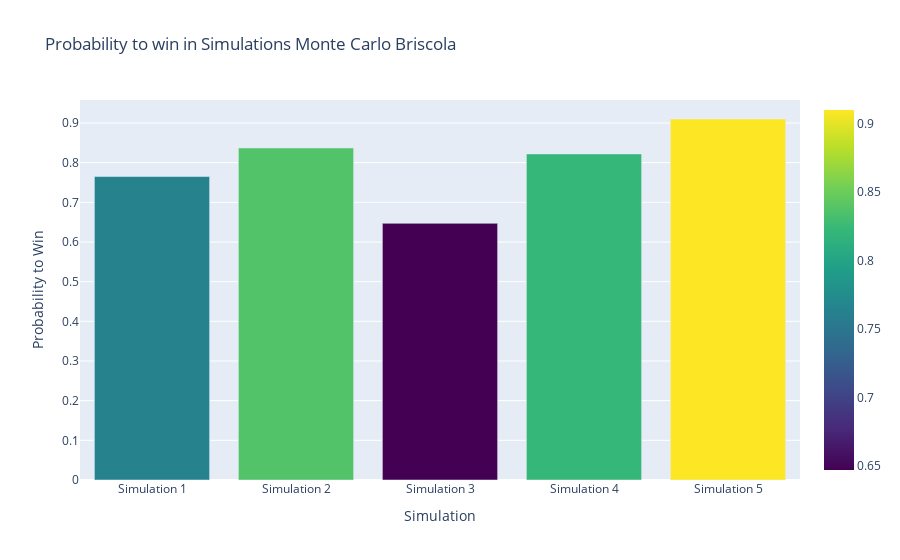

The cell this chart's notebook holds for it:
### Markdown cell above
### Plot of Results for Analysis

### Code cell
import plotly.graph_objects as go

# Assuming these are the results of your Monte Carlo simulations
probabilidades = [0.765, 0.837, 0.647, 0.822, 0.91]

# Create the chart with Plotly
fig = go.Figure(data=[
    go.Bar(
        x=[f'Simulation {i+1}' for i in range(len(probabilidades))],
        y=probabilidades,
        marker=dict(color=probabilidades, coloraxis="coloraxis")
    )
])

# Layout configuration
fig.update_layout(
    title="Probability to win in Simulations Monte Carlo Briscola",
    xaxis_title="Simulation",
    yaxis_title="Probability to Win",
    coloraxis=dict(colorscale='Viridis'),
)

# Show the graph
fig.show()

### Figure 1 — Plotly figure (JSON) as saved in the notebook; plotly's stock layout.template omitted (floating-point values rounded to 4 significant figures)
{"data": [{"marker": {"color": [0.765, 0.837, 0.647, 0.822, 0.91], "coloraxis": "coloraxis"}, "type": "bar", "x": ["Simulation 1", "Simulation 2", "Simulation 3", "Simulation 4", "Simulation 5"], "y": [0.765, 0.837, 0.647, 0.822, 0.91]}], "layout": {"coloraxis": {"colorscale": [[0, "#440154"], [0.1111, "#482878"], [0.2222, "#3e4989"], [0.3333, "#31688e"], [0.4444, "#26828e"], [0.5556, "#1f9e89"], [0.6667, "#35b779"], [0.7778, "#6ece58"], [0.8889, "#b5de2b"], [1, "#fde725"]]}, "title": {"text": "Probability to win in Simulations Monte Carlo Briscola"}, "xaxis": {"title": {"text": "Simulation"}}, "yaxis": {"title": {"text": "Probability to Win"}}}}
